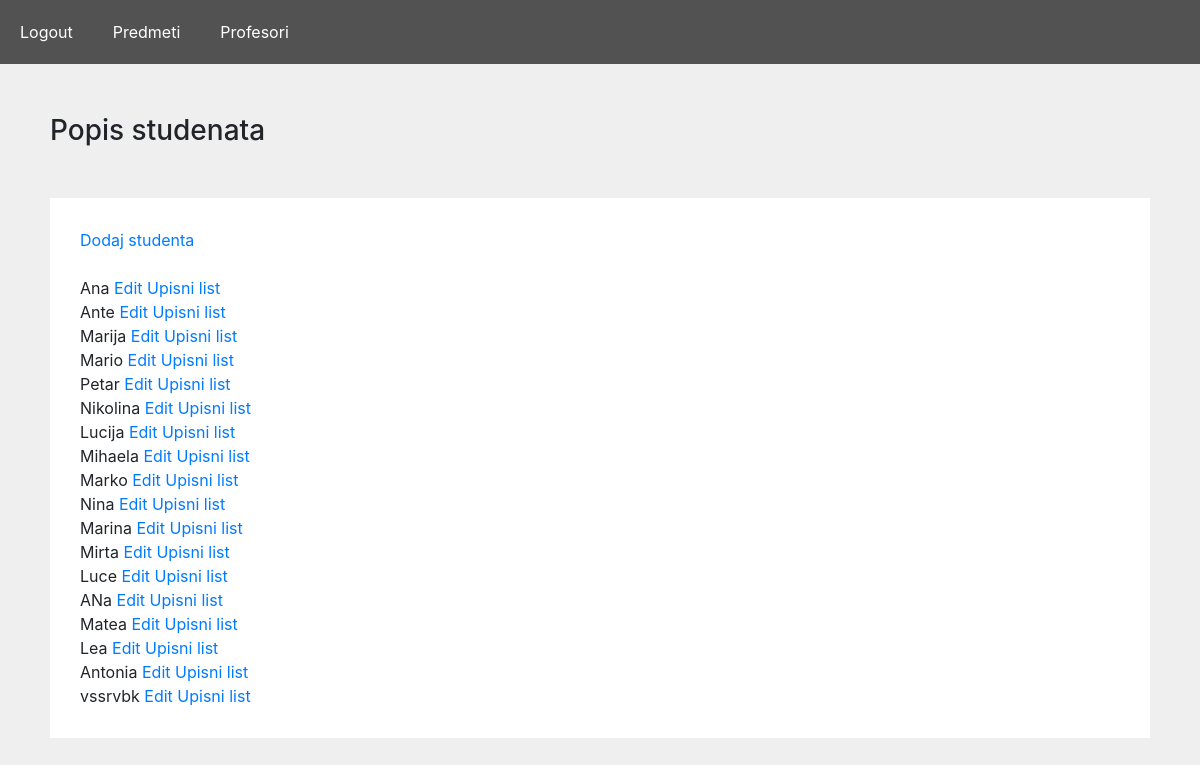
/admin_studenti/, run on the app's committed database.
### app1/models.py (models this page shows)
class Korisnik(AbstractUser):
    ROLES = (('prof', 'profesor'), ('stu', 'student'),('admin','administrator'))
    STATUS = (('none', 'None'), ('izv', 'izvanredni student'), ('red', 'redovni student'))
    role = models.CharField(max_length=50, choices=ROLES)
    status = models.CharField(max_length=50, choices=STATUS)

### app1/views.py (the view)
# urls.py: path('admin_studenti/',views.admin_studenti,name="admin_studenti"),
def admin_studenti(request):
     student = Korisnik.objects.filter(role="stu")
     return render(request, 'admin_studenti.html', {"data":student})

### app1/templates/admin_studenti.html
{% extends 'base.html' %}
{% block admin_studenti %}
<div class="nav">
    <a href="{%url 'logout' %}">Logout</a><br>
    <a href="{%url 'admin_predmeti' %}">Predmeti</a><br>
    <a href="{%url 'admin_prof' %}">Profesori</a>
</div>
<div class="out">
<h3>Popis studenata</h3>
    <div class="box">
    <a href="{%url 'insert_student' %}">Dodaj studenta</a><br><br>
    {% for student in data %}
    {{student}} <a href="{%url 'edit_student' student.id %}">Edit</a> <a href="{%url 'upisni_list' student.id %}">Upisni list</a><br>
    {% endfor %}
    </div>
</div>
{% endblock %}

### app1/static/css/style.css (style rules this page uses)
body { background-color: rgb(239, 239, 239); }
.box { padding: 30px; background-color: white; }
.nav { padding: 20px; background-color: rgb(82, 82, 82); }
.out { margin: 50px; }
h3 { margin-bottom: 50px; }
.nav a { color:white; padding-right:40px; }

### data on the page
Korisnik: username "Ana"
Korisnik: username "Ante"
Korisnik: username "Marija"
Korisnik: username "Mario"
Korisnik: username "Petar"
Korisnik: username "Nikolina"
Korisnik: username "Lucija"
Korisnik: username "Mihaela"
Korisnik: username "Marko"
Korisnik: username "Nina"
Korisnik: username "Marina"
Korisnik: username "Mirta"
Korisnik: username "Luce"
Korisnik: username "ANa"
Korisnik: username "Matea"
Korisnik: username "Lea"
Korisnik: username "Antonia"
Korisnik: username "vssrvbk"
